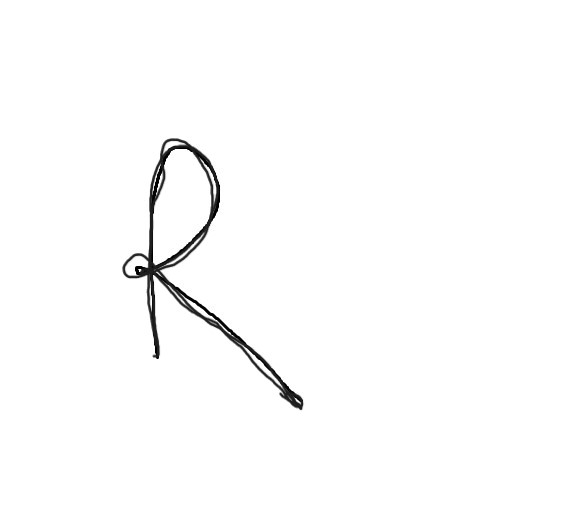
#> input picture R image.jpg, 562 x 524 px, found by its file name
$ jupyter execute --allow-errors 'Handwritten alphabet classifier.ipynb'
#> lines starting #> are read from the running program, lines starting #| are printed output that depends on the picture; after the words box and inside, x2 and y2 are one past the last pixel; in counts of white or black regions, pixels touching at a corner belong together
[cell 1]
import matplotlib.pyplot as plt
import cv2
import numpy as np
from keras.models import Sequential
from keras.layers import Dense, Flatten, Conv2D, MaxPool2D, Dropout
from keras.optimizers import SGD, Adam
from keras.callbacks import ReduceLROnPlateau, EarlyStopping
from keras.utils import to_categorical
import pandas as pd
import numpy as np
from sklearn.model_selection import train_test_split
from sklearn.utils import shuffle

#> (a cell that did not finish here is left out)

#> (a cell that did not finish here is left out)

#> (a cell that did not finish here is left out)

[cell 5]
word_dict = {0:'A',1:'B',2:'C',3:'D',4:'E',5:'F',6:'G',7:'H',8:'I',9:'J',10:'K',11:'L',12:'M',13:'N',14:'O',15:'P',16:'Q',17:'R',18:'S',19:'T',20:'U',21:'V',22:'W',23:'X', 24:'Y',25:'Z'}

#> (a cell that did not finish here is left out)

#> (a cell that did not finish here is left out)

#> (a cell that did not finish here is left out)

#> (a cell that did not finish here is left out)

#> (a cell that did not finish here is left out)

#> (a cell that did not finish here is left out)

#> (a cell that did not finish here is left out)

#> (a cell that did not finish here is left out)

[cell 14]
fig, axes = plt.subplots(3,3, figsize=(8,9))
axes = axes.flatten()

#> (the rest of this cell did not finish here and is left out)

[cell 15]
img = cv2.imread(r'C:\Users\Rajdeep\Desktop\Handwritten Alphabets classifier\R image.jpg')
#> img is the input picture: shape (524, 562, 3); min 0, max 255, mean 251.8
img_copy = img.copy()

img = cv2.cvtColor(img, cv2.COLOR_BGR2RGB)
img = cv2.resize(img, (400,440))
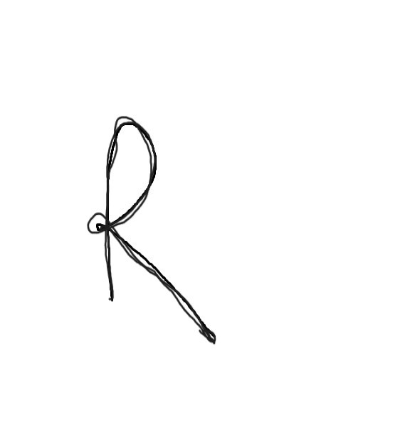
#> img: shape (440, 400, 3); min 0, max 255, mean 251.8

[cell 16]
img_copy = cv2.GaussianBlur(img_copy, (7,7), 0)
img_gray = cv2.cvtColor(img_copy, cv2.COLOR_BGR2GRAY)
_, img_thresh = cv2.threshold(img_gray, 100, 255, cv2.THRESH_BINARY_INV)
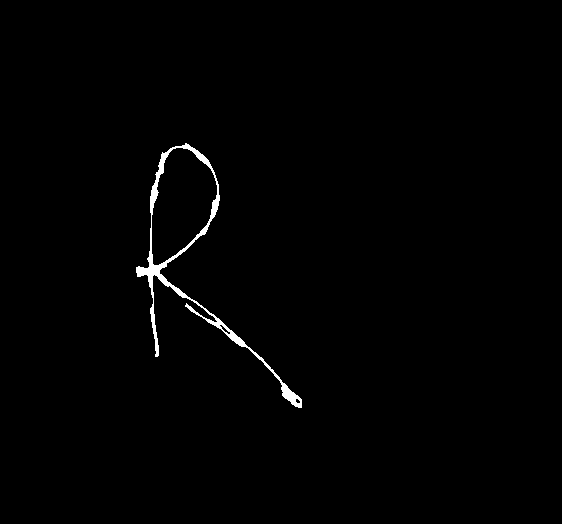
#> img_thresh: shape (524, 562); 0.86% white; 1 white region, box (x1, y1, x2, y2) and area: (136, 143, 302, 408) 2547

img_final = cv2.resize(img_thresh, (28,28))
img_final =np.reshape(img_final, (1,28,28,1))
